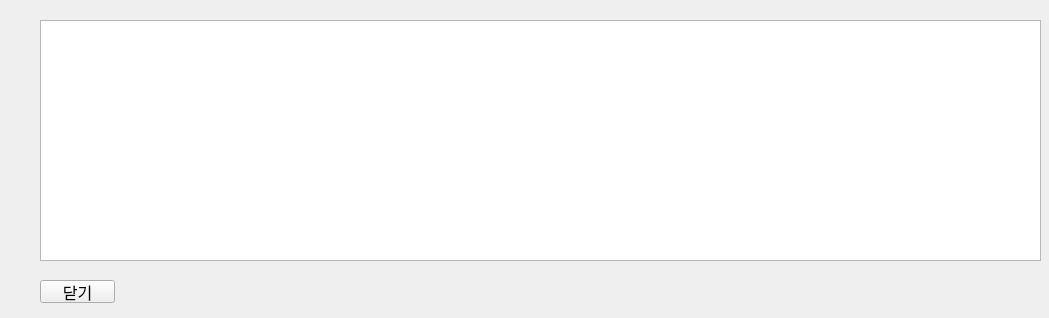
<?xml version="1.0" encoding="UTF-8"?>
<ui version="4.0">
 <class>Form</class>
 <widget class="QWidget" name="Form">
  <property name="geometry">
   <rect>
    <x>0</x>
    <y>0</y>
    <width>1049</width>
    <height>318</height>
   </rect>
  </property>
  <property name="windowTitle">
   <string>Form</string>
  </property>
  <widget class="QTableWidget" name="tableStatus">
   <property name="geometry">
    <rect>
     <x>40</x>
     <y>20</y>
     <width>1001</width>
     <height>241</height>
    </rect>
   </property>
  </widget>
  <widget class="QPushButton" name="pushClose">
   <property name="geometry">
    <rect>
     <x>40</x>
     <y>280</y>
     <width>75</width>
     <height>23</height>
    </rect>
   </property>
   <property name="font">
    <font>
     <family>Arial</family>
     <pointsize>12</pointsize>
    </font>
   </property>
   <property name="text">
    <string>닫기</string>
   </property>
  </widget>
 </widget>
 <resources/>
 <connections/>
</ui>
